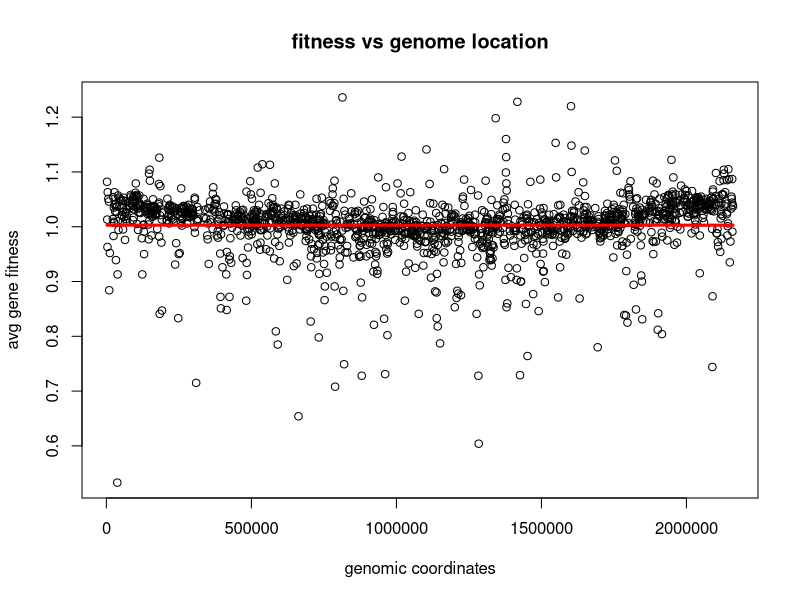
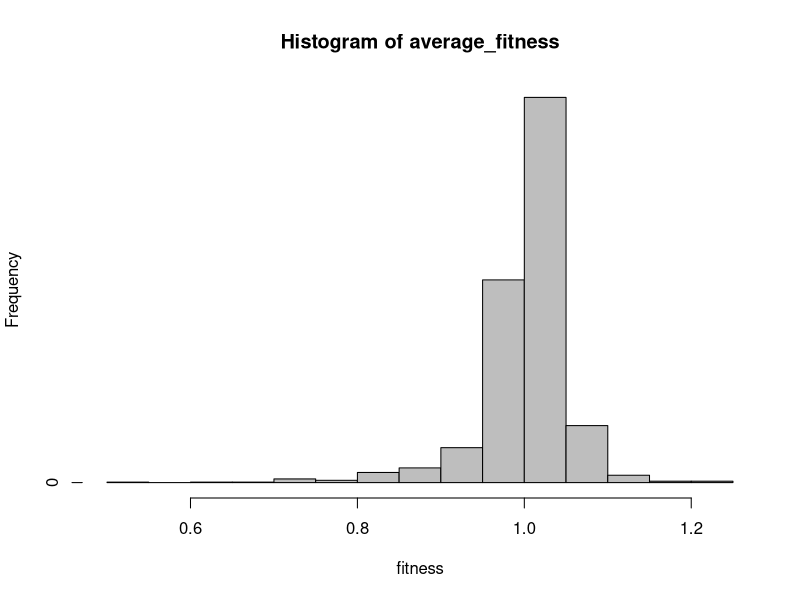
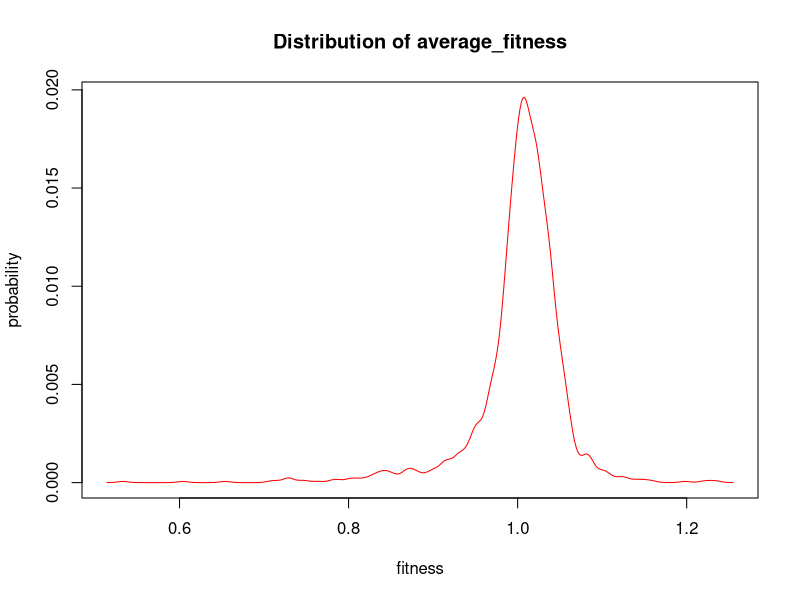
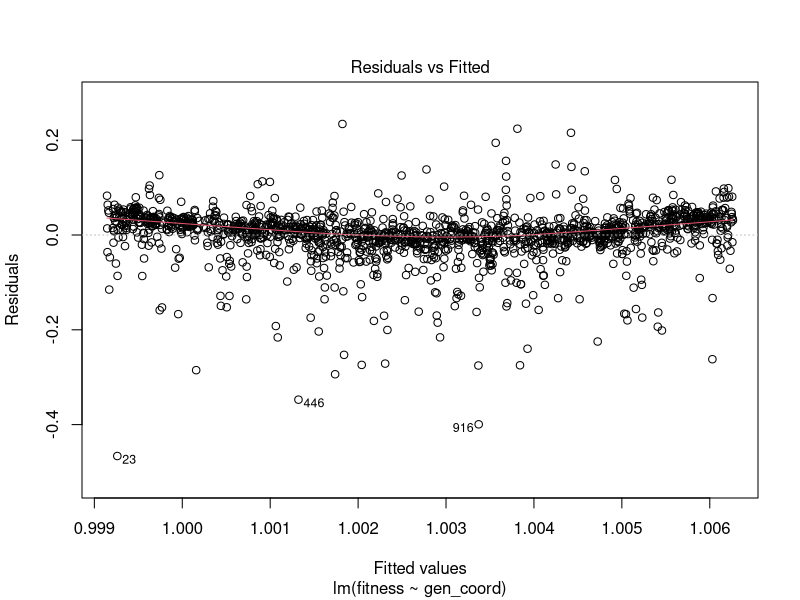
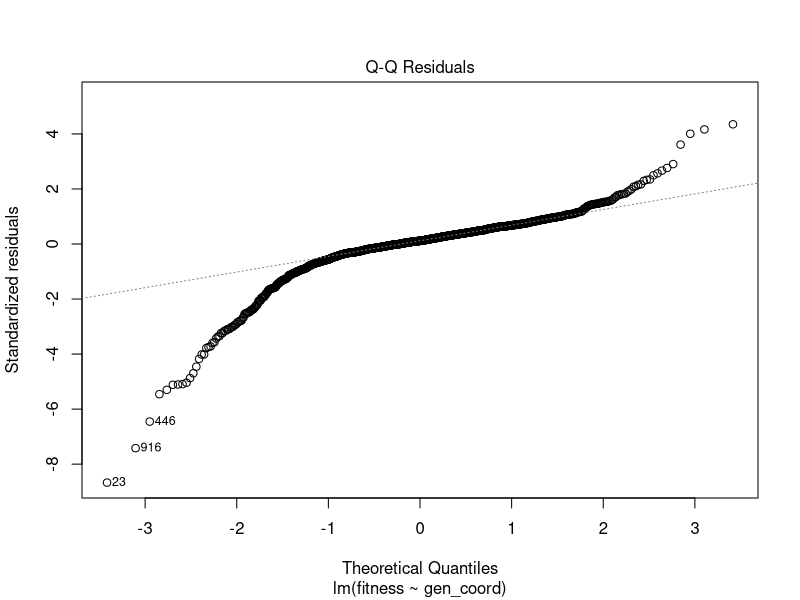
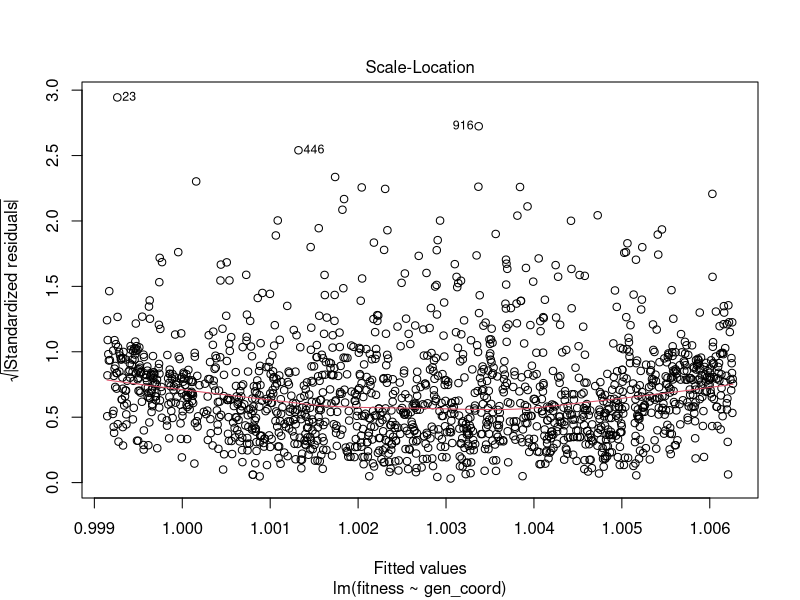
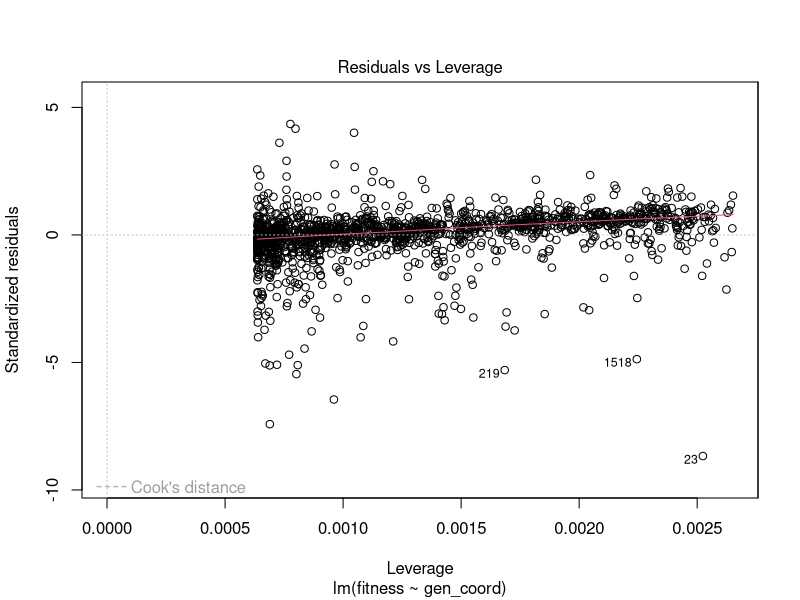
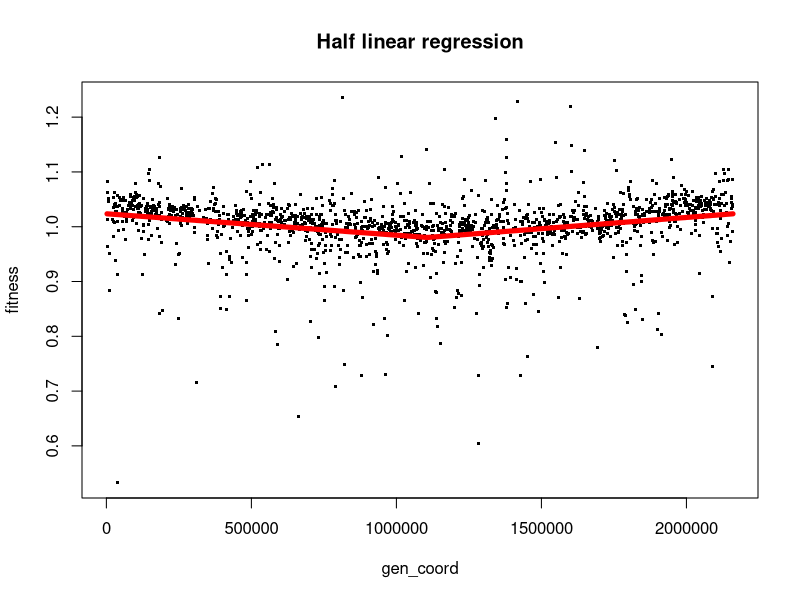

Generate these figures, in order, with R: (Note: this script raises an error after producing the figures.)
## ---- chunk 1
fData<-read.delim("Tn_seq_fitness_data_Opijnen_et_al_2009.txt",header=TRUE,stringsAsFactors = FALSE,sep = "\t")
geneCoord<-read.delim("GCF_000006885.1_ASM688v1_genomic_olt.txt",header=FALSE,stringsAsFactors = FALSE,sep = "\t")
m<-match(fData$locus,geneCoord$V1)
w<-which(is.na(m))
fData<- fData[-w,]
m<-m[-w]
geneCoord<-geneCoord[m,]

# setting gene's names as row names
row.names(geneCoord) = geneCoord$V1
row.names(fData) = fData$locus

# we take only the genes which have an average fitness different from 0. We assign to those genes the genetic location
# correspondong to the middlepoint of the gene.

# first we create a sub-dataframe
new_data = fData[fData$average_fitness!=0,]

# define the x and y for the subsequent plot
gen_coord = apply(geneCoord[new_data$locus, 2:3], MARGIN = 1, FUN = mean)
fitness = new_data$average_fitness

# merging in one dataset all data
new_data$g_C = gen_coord

plot(x=gen_coord,
              y=fitness,
              ylab = "avg gene fitness",xlab="genomic coordinates",main="fitness vs genome location")

# red line representing the mean
lines(gen_coord, rep(mean(fitness), length(fitness)), col='red', lwd = 3)
paste('The mean is:', round(mean(fitness), 5) )
## ---- chunk 2
h = hist(fitness,  plot =  FALSE)
h$counts = h$counts / sum(h$counts)
plot(h, main="Histogram of average_fitness", xlab = "fitness", col = 'grey')

dens = density(fitness)
dens$y = dens$y / sum(dens$y)
plot(x= dens$x, y = dens$y, col = "red", type = 'l', main = 'Distribution of average_fitness', xlab = 'fitness', ylab = 'probability')
## ---- chunk 3
shapiro.test(gen_coord)
## ---- chunk 4
linear = lm(fitness ~ gen_coord)
summary(linear)
plot(linear)
## ---- chunk 5
# first half fitness values and genomic coordinates
fit = fitness[1:round(length(fitness)/2)]
g_C = gen_coord[1: round(length(gen_coord)/2)]

# fitting the linear model
lin_mod = lm( fit ~ g_C)
## ---- chunk 6
# Point 1
x1 = new_data[1, 6]
y1 = predict(lin_mod, newdata = new_data[1, ])

# Point 2
x2 = new_data[round(dim(new_data)[1]/2), 6]
y2 = predict(lin_mod, newdata = new_data[round(dim(new_data)[1]/2), ])


# Point 3
# for this point, which is on the other half, we have to 'correct' the x. We do this considering, only for the prediction,
# the last point having the same coordinates as the first one, since the genome is circular

x3 = new_data[dim(new_data)[1], 6]
y3 = predict(lin_mod, newdata = new_data[1, ])
## ---- chunk 7
plot(gen_coord, fitness, pch = '.', cex = 3, main = 'Half linear regression')
segments(x0 = x1, y0 = y1, x1 = x2, y1 = y2, col = 'red', lwd = 5)
segments(x0 = x2, y0 = y2, x1 = x3, y1 = y3, col = 'red', lwd = 5)
## ---- chunk 8
lowess_reg = lowess(fitness ~ gen_coord)

plot(lowess_reg$x, fitness, col = "black",  xlab = 'gen_coord', ylab = 'fitness', pch='.', cex=3, main = 'LOWESS', lwd = 5)

lines(lowess_reg$x, (lowess_reg$y), ylim = c(0.6, 1.2), type = 'l', col = 'red', lwd = 5)
## ---- chunk 9
# create a new dataset with corrected data
corrected_data = new_data

# 'flattening' the curve 
new_y= (fitness - lowess_reg$y)

# setting the same mean of original data
new_y = new_y + (mean(fitness) - mean(new_y))

corrected_data$average_fitness = new_y

plot(gen_coord, corrected_data$average_fitness, ylab = 'fitness')
lines(lowess_reg$x, rep(mean(corrected_data$average_fitness), length(corrected_data$average_fitness)), col = 'red', lwd = 3)
paste('The mean is:', mean(corrected_data$average_fitness))
## ---- chunk 10
hist(new_y, breaks = 200, xlab = 'corrected_fitness', main = 'Histogram of corrected fitness values')
## ---- chunk 11
dens = density(new_y)
dens$y = dens$y / sum(dens$y)
plot(x= dens$x, y = dens$y, col = "red", type = 'l', main = 'Distribution of average_fitness', xlab = 'corrected_fitness', ylab = 'probability')
## ---- chunk 12
linear = lm(corrected_data$average_fitness ~ gen_coord)
summary(linear)
plot(linear)
## ---- chunk 13
N_AD_names = new_data[(fitness< 1.04 & fitness>0.96) & (new_y>1.04 | new_y<0.96), ]$locus # names of those genes
N_AD_coord = apply(geneCoord[N_AD_names, 2:3], MARGIN = 1, FUN = mean) # gen position of those genes
## ---- chunk 14
par(mfrow=c(2,1))
fig.width = 400

# before correction
plot(x=gen_coord,
              y=fitness,
              ylab = "avg gene fitness",xlab="genomic coordinates",main="Before correction", pch=46, cex=3)
points(x = N_AD_coord, y = new_data[N_AD_names, 'average_fitness'], col='red')

# after correction 
plot(x=gen_coord,
              y=corrected_data$average_fitness,
              ylab = "avg gene fitness",xlab="genomic coordinates",main="After correction", pch=46, cex=3)
points(x = N_AD_coord, y = corrected_data[N_AD_names, 'average_fitness'], col='red')
paste0('The number of genes that became Adv/Dis for the fitness is: ', length(N_AD_names))
## ---- chunk 15
AD_N_names = new_data[(fitness>1.04 | fitness<0.96) & (new_y<1.04 & new_y>0.96), ]$locus # names of those genes
AD_N_coord = apply(geneCoord[AD_N_names, 2:3], MARGIN = 1, FUN = mean) # gen position of those genes
## ---- chunk 16
par(mfrow=c(2,1))
fig.width = 400
# before correction
plot(x=gen_coord,
              y=fitness,
              ylab = "avg gene fitness",xlab="genomic coordinates",main="Before correction", pch=46, cex=3)
points(x = AD_N_coord, y = new_data[AD_N_names, 'average_fitness'], col='red')

# after correction 

plot(x=gen_coord,
              y=corrected_data$average_fitness,
              ylab = "avg gene fitness",xlab="genomic coordinates",main="After correction", pch=46, cex=3)
points(x = AD_N_coord, y = corrected_data[AD_N_names, 'average_fitness'], col='red')
paste0('The number of genes that became Neutral for the fitness is: ', length(AD_N_names))
## ---- chunk 17
# # From Neutral to Adv/Dis
# corrected_data[N_AD_names,]
## ---- chunk 18
#  # From Adv/Dis to Neutral
# corrected_data[AD_N_names, ]
## ---- chunk 19
library(rmarkdown)
input = 'C:/Users/Lorenzo/Documents/Ongoing_projects/Brilli_prj_Adv_gen/Fitness_position_relat.ipynb'
rmarkdown:::convert_ipynb(input, output = xfun::with_ext(input, "Rmd"))
## ---- chunk 20
sessionInfo()
